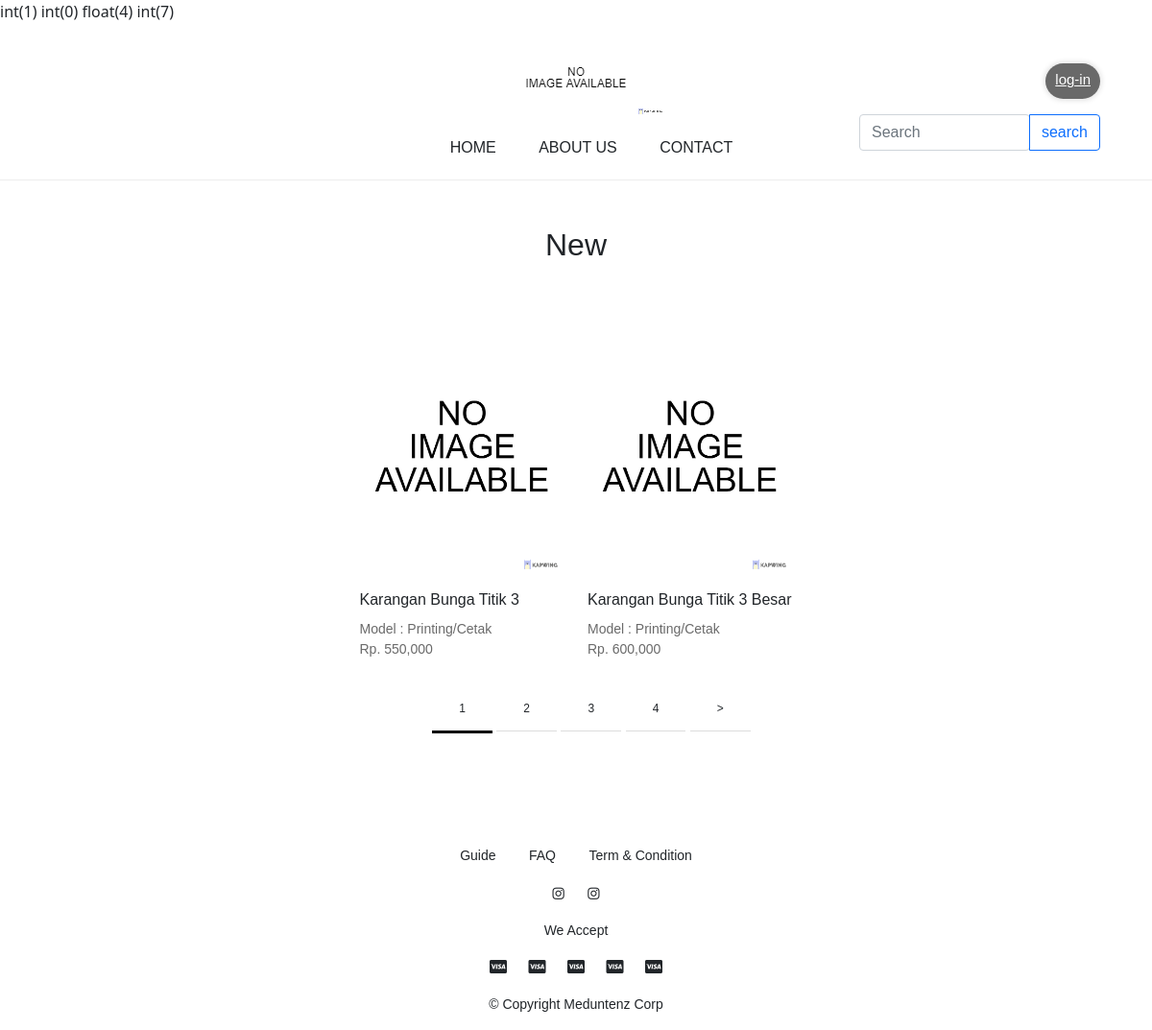
Before: / with the older database file.
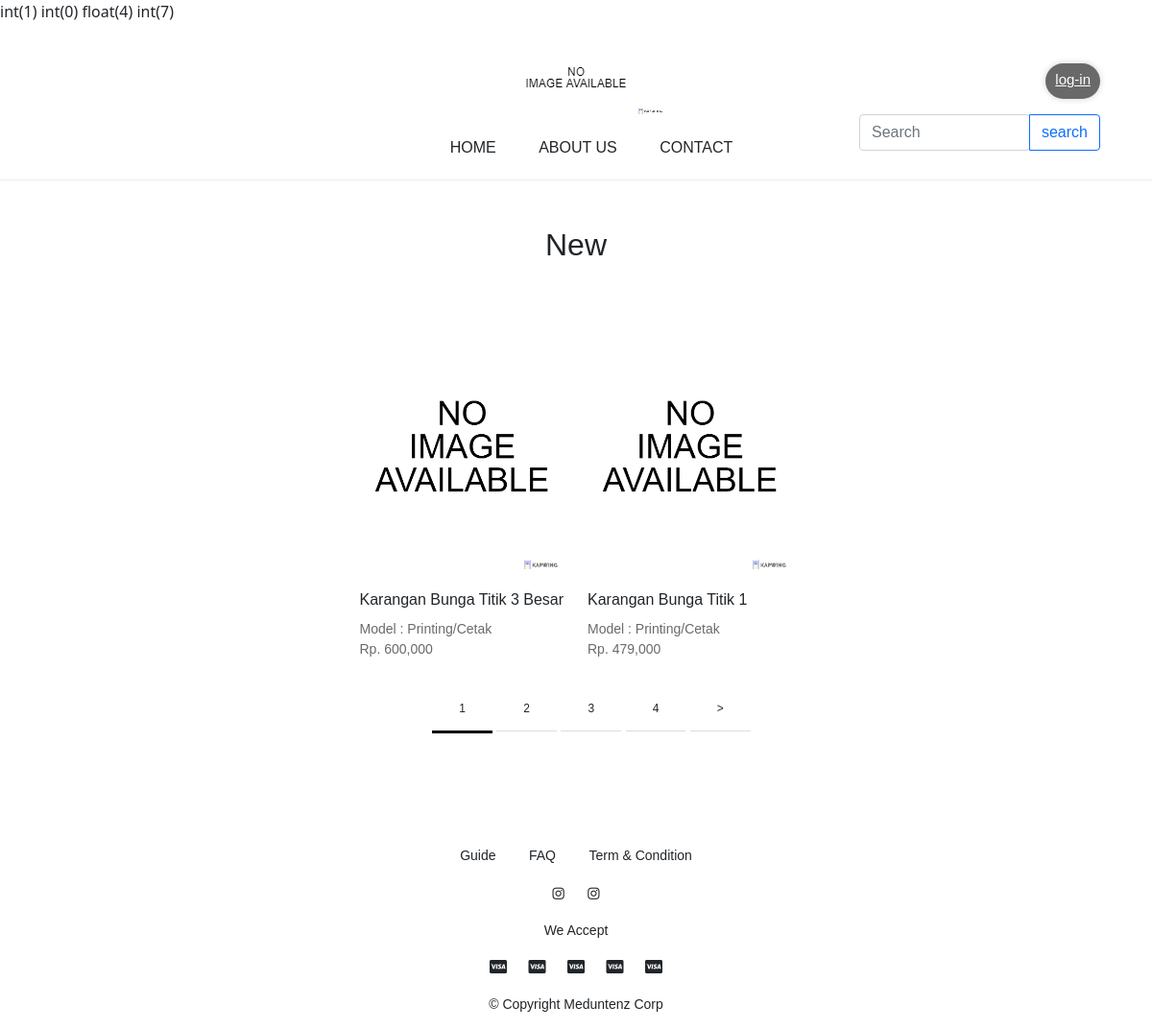
After: the same page with the newer database file.
### tables this page shows
CREATE TABLE `barang` (
  `id_Barang` int(11) NOT NULL,
  `nama` varchar(255) NOT NULL,
  `jenis` varchar(255) NOT NULL,
  `model` varchar(255) DEFAULT NULL,
  `ukuran` varchar(255) DEFAULT NULL,
  `harga` int(11) NOT NULL,
  `gambar` varchar(255) DEFAULT NULL,
  `status` int(11) DEFAULT '1'
);

### PHP/load-home.php (called while the page is built, shortened)
<?php
    require 'connection.php';
    $perPage = 2;
    $page = 0;
    if(isset($_GET['halaman'])){
        $page = $_GET['halaman'];
    }else{
        $page = 1;
    }
    if($page > 0){
        $mulai = ($page * $perPage) - $perPage;
    }else{
        $mulai = 0;
    }
    $sqlBarang = mysqli_query($conn, "SELECT * FROM barang");
    $jumlahBarang = mysqli_num_rows($sqlBarang);
    $pages = ceil($jumlahBarang/$perPage);
    if(!isset($_GET['keyword'])){
        $sqlBarang = mysqli_query($conn, "SELECT * FROM barang");
        $jumlahBarang = mysqli_num_rows($sqlBarang);
        $pages = ceil($jumlahBarang/$perPage);
        $queryBarang = mysqli_query($conn,"SELECT * FROM barang  WHERE status = 1 LIMIT $mulai,$perPage");
        $listBarang = [];
        while ($barang = mysqli_fetch_assoc($queryBarang)) {
            $listBarang[] = $barang;
        }
    }
    var_dump($page,$mulai,$pages,$jumlahBarang);
?>

### index.php (the view, shortened to what this page needs)
<?php
  require 'PHP/load-home.php';
?>
<!DOCTYPE html>
<html lang="en">
<head>
  <link href="https://cdn.jsdelivr.net/npm/bootstrap@5.0.2/dist/css/bootstrap.min.css" rel="stylesheet"
 />
  <link rel="stylesheet" href="Asset/css/style.css"/>
</head>
<body>
  <?php include 'navbar.php' ?>
  <section class="section-1-home">
    <div class="container-md mx-auto">
      <h2 class="pb-5 text-center">
        New
      </h2>
      <div class="row justify-content-center">
        <div class="col-md-10 ">
          <div class="section-home-main">
            <div class="row justify-content-center gx-4 gy-2">
              <?php
                for ($i=0; $i < count($listBarang); $i++):
              ?>
              <div class="col-md-3">
                <div class="post-container position-relative">
                  <a href="page-detail.php?id=<?= $listBarang[$i]['id_Barang'] ?>" class="">
                  <div class="mobile-image-container">
                    <img src="Asset/img/barang/<?= $listBarang[$i]['gambar'] ?>" class="item-image-home"></img>
                  </div>
                    <p class="item-name pt-3 block">
                      <?php echo $listBarang[$i]['nama'] ?>
                    </p>
                    <?php if($listBarang[$i]['jenis'] == "Papan Bunga"): ?>
                    <p class="item-price mb-0 mt-2 block">
                      Model : <?php echo $listBarang[$i]['model'] ?>
                    </p>
                    <?php endif; ?>
                    <p class="item-price pb-3 block">
                      Rp. <?= number_format($listBarang[$i]["harga"]) ?>
                    </p>
                  </a>
                </div>
              </div>
              <?php
                endfor;
              ?>
            </div>
            <div class="page-number">
              <ul>
                <?php if(!isset($_GET['keyword'])): ?>
                  <?php for($i=1;$i<=$pages;$i++): ?>
                    <li>
                      <a href="?halaman=<?=$i?>" class="<?php if($i == $page) echo 'active-page' ?>">
                        <?= $i ?>
                      </a>
                    </li>
                  <?php endfor; ?>
                  <?php if($page < $pages): ?>
                    <li>
                      <a href="?halaman=<?=$page+1?>" class="">
                        >
                      </a>
                    </li>
                  <?php endif; ?>
                <?php endif; ?>
              </ul>
            </div>
          </div>
        </div>
      </div>
    </div>
  </section>
  <section class="footer-section">
    <ul class="footer-menu">
      <li>
        <a href="#">
          Guide
        </a>
      </li>
      <li>
        <a href="#">
          FAQ
        </a>
      </li>
      <li>
        <a href="#">
          Term & Condition
        </a>
      </li>
    </ul>
    <ul class="footer-socmed">
      <li>
        <a href="#">
          <i class="fab fa-instagram"></i>
        </a>
      </li>
      <li>
        <a href="#">
          <i class="fab fa-instagram"></i>
        </a>
      </li>
    </ul>
    <p class="footer-payment-title">
      We Accept
    </p>
    <ul class="footer-payment-choice">
      <li>
        <a href="#">
          <i class="fab fa-cc-visa"></i>
        </a>
      </li>
      <li>
        <a href="#">
          <i class="fab fa-cc-visa"></i>
        </a>
      </li>
      <li>
        <a href="#">
          <i class="fab fa-cc-visa"></i>
        </a>
      </li>
      <li>
        <a href="#">
          <i class="fab fa-cc-visa"></i>
        </a>
      </li>
      <li>
        <a href="#">
          <i class="fab fa-cc-visa"></i>
        </a>
      </li>
    </ul>
    <p class="copyright-footer">
      © Copyright Meduntenz Corp
    </p>
  </section>
</body>
</html>

### navbar.php (shortened to what this page needs)
<section class="section-navbar text-center pt-3 mb-5">
    <div class="container-md mx-auto position-relative">
        <div class="container">
            <div class="row">
                <div class="col-md-3">
                </div>
                <div class="col-md-6">
                    <img src="Asset/img/Logo-index-730_190x.png" alt=""></img>
                </div>
                <div class="col-md-3">
                    <div class="navbar-feature">
                        <div class="container">
                            <div class="row mb-3">
                                <div class="col-md-12 d-flex justify-content-end">
                                    <?php if(isset($_SESSION["ownerLoged"]) || isset($_SESSION["adminLoged"]) || isset($_SESSION["userLoged"])): ?>
                                    <?php if(isset($_SESSION["userLoged"])): ?>
                                    <a href="PHP/logout-session.php" class="user-logout-button">
                                        log-out
                                    </a>
                                    <?php else: ?>
                                    <a href="admin/" class="dashboard-button">
                                        dashboard
                                    </a>
                                    <a href="PHP/logout-session.php" class="admin-logout-button">
                                        log-out
                                    </a>
                                    <?php endif; ?>
                                    <?php else: ?>
                                    <a href="login.php" class="user-logout-button">
                                        log-in
                                    </a>
                                    <?php endif; ?>
                                </div>
                            </div>
                            <div class="row justify-content-end">
                                <div class="col-md-10">
                                    <form action="index.php?halaman=" method="get" class="pencarian-home">
                                        <div class="input-group search-box d-none">
                                            <input type="search" class="form-control rounded keyword" placeholder="Search"
                                                aria-label="Search" aria-describedby="search-addon" name="keyword" required />
                                            <button type="submit" class="btn btn-outline-primary">search</button>
                                        </div>
                                    </form>
                                </div>
                            </div>
                        </div>
                    </div>
                </div>
            </div>
        </div>
        <ul class="navbar-menu">
            <li>
                <a href="../Web/index.php">
                    HOME
                </a>
            </li>
            <li>
                <a href="#">
                    ABOUT US
                </a>
            </li>
            <li>
                <a href="#">
                    CONTACT
                </a>
            </li>
        </ul>
    </div>
</section>

### Asset/css/style.css (style rules this page uses)
p, h1, h2, h3, h4, h5, a, span, label, ul, li, div { font-family: 'Karla', sans-serif; }
body { width: 100% !important; padding: 0; margin: 0; }
.section-navbar { border-bottom: 1px solid #EDEDED; position: relative; }
.section-navbar .navbar-feature { position: absolute; right: 0px; top: 20%; }
.section-navbar .navbar-feature .user-logout-button { box-shadow: #e6e6e6 0px 0px 5px 2px; border-radius: 20px; padding: 6px 10px 8px 10px; font-size: 15px; color: white; background-color: #696969; }
.section-navbar ul.navbar-menu li { display: inline-block; padding: 20px 20px 5px 20px; }
.section-navbar ul.navbar-menu li a { text-decoration: none; color: inherit; }
.section-1-home .section-home-main .post-container { height: 365px; margin-bottom: 30px; }
.section-1-home .section-home-main .post-container a { color: inherit; text-decoration: none; }
.section-1-home .section-home-main .post-container a .item-image-home { width: 100%; }
.section-1-home .section-home-main .post-container a .item-name { font-size: 16px; min-height: 38px; max-height: 60px; overflow-y: visible; margin-bottom: 5px; }
.section-1-home .section-home-main .post-container a .item-price { font-size: 14px; color: #6A6A6A; }
.section-1-home .section-home-main .page-number { margin-bottom: 30px; }
.section-1-home .section-home-main .page-number ul { text-align: center; list-style: none; }
.section-1-home .section-home-main .page-number ul li { display: inline-block; }
.section-1-home .section-home-main .page-number ul li a { font-size: 12px; color: inherit; text-decoration: none; border-bottom: 1px solid #ddd; padding: 16px 28px; }
.section-1-home .section-home-main .page-number ul .active-page { border-bottom: 3px solid black; }
.footer-section { margin-top: 100px; }
.footer-section a { color: inherit; text-decoration: none; }
.footer-section ul { list-style: none; padding-left: 0; }
.footer-section .footer-menu { text-align: center; }
.footer-section .footer-menu li { display: inline-block; padding: 0 15px; font-size: 14px; }
.footer-section .footer-socmed { text-align: center; }
.footer-section .footer-socmed li { display: inline-block; padding: 0 10px; font-size: 14px; }
.footer-section .footer-payment-title { text-align: center; font-size: 14px; }
.footer-section .footer-payment-choice { text-align: center; }
.footer-section .footer-payment-choice li { display: inline-block; padding: 0 9px; }
.footer-section .copyright-footer { text-align: center; font-size: 14px; }

Changed rows visible on the page:
no longer on this page (row edited): barang: gambar (picture), nama "Karangan Bunga Titik 3", model "Printing/Cetak", harga "550,000"
now on this page (row unchanged): barang: gambar (picture), nama "Karangan Bunga Titik 1", model "Printing/Cetak", harga "479,000"
